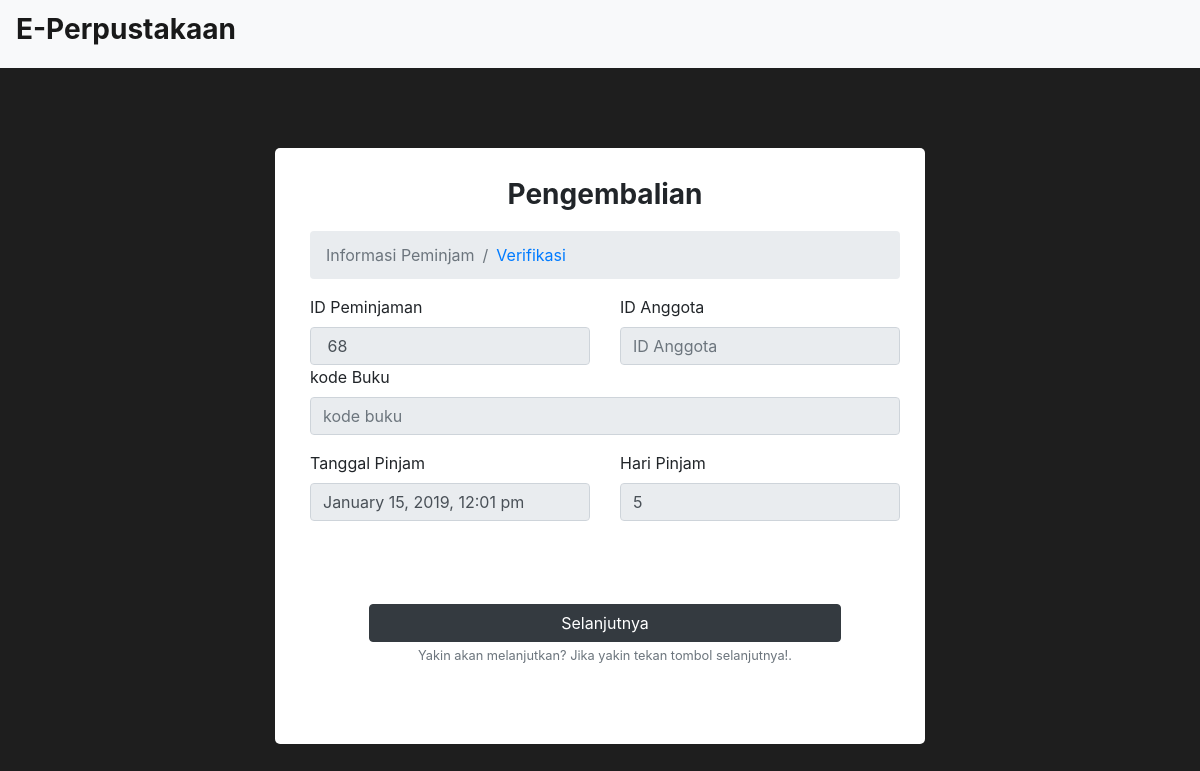
/page/kelola/Pengembalian.php?id=68, run on the app's committed database.
### tables this page shows
CREATE TABLE `data_peminjaman` (
  `id_pjn` int(11) NOT NULL,
  `id_anggota_peminjaman` int(11) NOT NULL,
  `kode_buku_pjn` int(11) NOT NULL,
  `jumlah_hari_pjn` int(100) NOT NULL,
  `tgl_pengembalian` text NOT NULL,
  `tanggal_entri_pjn` text NOT NULL
);

### page/kelola/pengembalian.php (the view, shortened to what this page needs)
<?php
include '../../koneksi.php';
                      $sql_select_pjn= " SELECT * FROM data_peminjaman WHERE id_pjn = '".$_GET["id"]."';";
                      $select_pjn = $mysqli->query($sql_select_pjn);
                      $row_select_pjn=$select_pjn->fetch_array();
                      $sql_select_x= "SELECT * FROM data_anggota_perpus WHERE id_anggota='".$_GET['id_x']."'";
                      $select_x = $mysqli->query($sql_select_x);
                      $row_select_x=$select_x->fetch_array();
                      $sql_select_buku= " SELECT * FROM list_buku WHERE kode_buku = '".$_GET['kodeBuku']."';";
                      $select_buku = $mysqli->query($sql_select_buku);
                      $row_select_buku=$select_buku->fetch_array();
 ?>
<html>
<head>
  <link rel="stylesheet" href="../../resources/css/pengembalian.css">
  <link rel="stylesheet" href="https://maxcdn.bootstrapcdn.com/bootstrap/4.0.0/css/bootstrap.min.css">
  <link rel="stylesheet" href="https://use.fontawesome.com/releases/v5.6.0/css/all.css">
</head>
<body style="background-color: #1e1e1e;">
<nav class="navbar navbar-expand-lg navbar-light bg-light">
  <a class="navbar-brand" href="Dashboard.php"><h3><b>E-Perpustakaan</b></h3></a>
</nav>
  <div class="content" align="">
      <div class="login-box">
        <h3 class="txt" align="center"><b>Pengembalian</b></h3>
        <nav aria-label="breadcrumb">
          <ol class="breadcrumb">
            <li class="breadcrumb-item active" aria-current="page">Informasi Peminjam</li>
            <li class="breadcrumb-item"><a href="nextpengembalian.php">Verifikasi</a></li>
          </ol>
        </nav>
        <form method="post">
        <div class="row">
          <div class="col">
            <label for="exampleInputPassword1">ID Peminjaman</label>
            <input type="text" class="form-control" placeholder="ID Peminjaman" name="form_id_pjn_ryt" value=" <?php echo $row_select_pjn["id_pjn"] ?>" readonly>
          </div>
          <div class="col">
            <label for="exampleInputPassword1">ID Anggota</label>
            <input type="text" class="form-control" placeholder="ID Anggota" name="form_id_anggota_ryt" value="<?php echo $row_select_x["id_anggota"] ?>" readonly>
          </div>
        </div>
        <div class="form-group">
          <label for="exampleInputPassword1">kode Buku</label>
          <input type="text" class="form-control" id="exampleInputPassword1" placeholder="kode buku" name="form_kode_buku_ryt" value="<?php echo $row_select_buku["kode_buku"] ?>" readonly>
        </div>
        <div class="row">
          <div class="col">
            <label for="exampleInputPassword1">Tanggal Pinjam</label>
            <input type="text" class="form-control" placeholder="Tanggal Pinjam" name="form_tgl_entri_pjn" value="<?php echo $row_select_pjn["tanggal_entri_pjn"] ?>" readonly>
          </div>
          <div class="col">
            <label for="exampleInputPassword1">Hari Pinjam</label>
            <input type="text" class="form-control" placeholder="Jumlah Hari" name="form_jumlah_hari_pjn_ryt" value="<?php echo $row_select_pjn["jumlah_hari_pjn"] ?>" readonly>
          </div>
        </div>
        <br><br>
        <div class="" align="center">
          <input type="submit" name="form_tambah" class="btn btn-dark" value="Selanjutnya">
        <small id="emailHelp" class="form-text text-muted">Yakin akan melanjutkan? Jika yakin tekan tombol selanjutnya!.</small>
        </div>
      </form>
  </div>
</body>
</html>

### resources/css/pengembalian.css (style rules this page uses)
body { margin: none; padding: none; font-family: 'Titillium Web', sans-serif; background: #c0c0c0 no-repeat; background-size: cover; }
.content { background: #c0c0c0; width: 650px; margin: 80px auto 0; border-radius: 5px; min-height: 596px; overflow: hidden; background: rgba(255,255,255); border: 100px; }
.login-box { width: 590px; position: absolute; margin-left: 35px; margin-top: 30px; }
.txt { margin-bottom: 20px; font-family: 'Titillium Web', sans-serif, #333333; }
.btn { width: 80%; background: #1e1e1e; margin-top: 35px; font-family: 'Titillium Web', sans-serif, #1e1e1e; }

### data on the page
data_peminjaman: form_id_pjn_ryt "68", form_tgl_entri_pjn "January 15, 2019, 12:01 pm", form_jumlah_hari_pjn_ryt "5"
